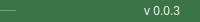
              <widget class="QFrame" name="bottomBar">
               <property name="minimumSize">
                <size>
                 <width>0</width>
                 <height>22</height>
                </size>
               </property>
               <property name="maximumSize">
                <size>
                 <width>16777215</width>
                 <height>22</height>
                </size>
               </property>
               <property name="palette">
                <palette>
                 <active>
                  <colorrole role="WindowText">
                   <brush brushstyle="SolidPattern">
                    <color alpha="255">
                     <red>51</red>
                     <green>51</green>
                     <blue>51</blue>
                    </color>
                   </brush>
                  </colorrole>
                  <colorrole role="Button">
                   <brush brushstyle="SolidPattern">
                    <color alpha="255">
                     <red>59</red>
                     <green>116</green>
                     <blue>71</blue>
                    </color>
                   </brush>
                  </colorrole>
                  <colorrole role="Text">
                   <brush brushstyle="SolidPattern">
                    <color alpha="255">
                     <red>51</red>
                     <green>51</green>
                     <blue>51</blue>
                    </color>
                   </brush>
                  </colorrole>
                  <colorrole role="ButtonText">
                   <brush brushstyle="SolidPattern">
                    <color alpha="255">
                     <red>51</red>
                     <green>51</green>
                     <blue>51</blue>
                    </color>
                   </brush>
                  </colorrole>
                  <colorrole role="Base">
                   <brush brushstyle="SolidPattern">
                    <color alpha="255">
                     <red>59</red>
                     <green>116</green>
                     <blue>71</blue>
                    </color>
                   </brush>
                  </colorrole>
                  <colorrole role="Window">
                   <brush brushstyle="SolidPattern">
                    <color alpha="255">
                     <red>59</red>
                     <green>116</green>
                     <blue>71</blue>
                    </color>
                   </brush>
                  </colorrole>
                  <colorrole role="PlaceholderText">
                   <brush brushstyle="SolidPattern">
                    <color alpha="255">
                     <red>51</red>
                     <green>51</green>
                     <blue>51</blue>
                    </color>
                   </brush>
                  </colorrole>
                 </active>
                 <inactive>
                  <colorrole role="WindowText">
                   <brush brushstyle="SolidPattern">
                    <color alpha="255">
                     <red>51</red>
                     <green>51</green>
                     <blue>51</blue>
                    </color>
                   </brush>
                  </colorrole>
                  <colorrole role="Button">
                   <brush brushstyle="SolidPattern">
                    <color alpha="255">
                     <red>59</red>
                     <green>116</green>
                     <blue>71</blue>
                    </color>
                   </brush>
                  </colorrole>
                  <colorrole role="Text">
                   <brush brushstyle="SolidPattern">
                    <color alpha="255">
                     <red>51</red>
                     <green>51</green>
                     <blue>51</blue>
                    </color>
                   </brush>
                  </colorrole>
                  <colorrole role="ButtonText">
                   <brush brushstyle="SolidPattern">
                    <color alpha="255">
                     <red>51</red>
                     <green>51</green>
                     <blue>51</blue>
                    </color>
                   </brush>
                  </colorrole>
                  <colorrole role="Base">
                   <brush brushstyle="SolidPattern">
                    <color alpha="255">
                     <red>59</red>
                     <green>116</green>
                     <blue>71</blue>
                    </color>
                   </brush>
                  </colorrole>
                  <colorrole role="Window">
                   <brush brushstyle="SolidPattern">
                    <color alpha="255">
                     <red>59</red>
                     <green>116</green>
                     <blue>71</blue>
                    </color>
                   </brush>
                  </colorrole>
                  <colorrole role="PlaceholderText">
                   <brush brushstyle="SolidPattern">
                    <color alpha="255">
                     <red>51</red>
                     <green>51</green>
                     <blue>51</blue>
                    </color>
                   </brush>
                  </colorrole>
                 </inactive>
                 <disabled>
                  <colorrole role="WindowText">
                   <brush brushstyle="SolidPattern">
                    <color alpha="255">
                     <red>51</red>
                     <green>51</green>
                     <blue>51</blue>
                    </color>
                   </brush>
                  </colorrole>
                  <colorrole role="Button">
                   <brush brushstyle="SolidPattern">
                    <color alpha="255">
                     <red>59</red>
                     <green>116</green>
                     <blue>71</blue>
                    </color>
                   </brush>
                  </colorrole>
                  <colorrole role="Text">
                   <brush brushstyle="SolidPattern">
                    <color alpha="255">
                     <red>51</red>
                     <green>51</green>
                     <blue>51</blue>
                    </color>
                   </brush>
                  </colorrole>
                  <colorrole role="ButtonText">
                   <brush brushstyle="SolidPattern">
                    <color alpha="255">
                     <red>51</red>
                     <green>51</green>
                     <blue>51</blue>
                    </color>
                   </brush>
                  </colorrole>
                  <colorrole role="Base">
                   <brush brushstyle="SolidPattern">
                    <color alpha="255">
                     <red>59</red>
                     <green>116</green>
                     <blue>71</blue>
                    </color>
                   </brush>
                  </colorrole>
                  <colorrole role="Window">
                   <brush brushstyle="SolidPattern">
                    <color alpha="255">
                     <red>59</red>
                     <green>116</green>
                     <blue>71</blue>
                    </color>
                   </brush>
                  </colorrole>
                  <colorrole role="PlaceholderText">
                   <brush brushstyle="SolidPattern">
                    <color alpha="255">
                     <red>51</red>
                     <green>51</green>
                     <blue>51</blue>
                    </color>
                   </brush>
                  </colorrole>
                 </disabled>
                </palette>
               </property>
               <property name="frameShape">
                <enum>QFrame::NoFrame</enum>
               </property>
               <property name="frameShadow">
                <enum>QFrame::Raised</enum>
               </property>
               <layout class="QHBoxLayout" name="horizontalLayout_5">
                <property name="spacing">
                 <number>0</number>
                </property>
                <property name="leftMargin">
                 <number>0</number>
                </property>
                <property name="topMargin">
                 <number>0</number>
                </property>
                <property name="rightMargin">
                 <number>0</number>
                </property>
                <property name="bottomMargin">
                 <number>0</number>
                </property>
                <item>
                 <widget class="QLabel" name="creditsLabel">
                  <property name="maximumSize">
                   <size>
                    <width>16777215</width>
                    <height>16</height>
                   </size>
                  </property>
                  <property name="palette">
                   <palette>
                    <active>
                     <colorrole role="WindowText">
                      <brush brushstyle="SolidPattern">
                       <color alpha="255">
                        <red>248</red>
                        <green>248</green>
                        <blue>242</blue>
                       </color>
                      </brush>
                     </colorrole>
                     <colorrole role="Text">
                      <brush brushstyle="SolidPattern">
                       <color alpha="255">
                        <red>248</red>
                        <green>248</green>
                        <blue>242</blue>
                       </color>
                      </brush>
                     </colorrole>
                     <colorrole role="ButtonText">
                      <brush brushstyle="SolidPattern">
                       <color alpha="255">
                        <red>248</red>
                        <green>248</green>
                        <blue>242</blue>
                       </color>
                      </brush>
                     </colorrole>
                     <colorrole role="PlaceholderText">
                      <brush brushstyle="SolidPattern">
                       <color alpha="255">
                        <red>248</red>
                        <green>248</green>
                        <blue>242</blue>
                       </color>
                      </brush>
                     </colorrole>
                    </active>
                    <inactive>
                     <colorrole role="WindowText">
                      <brush brushstyle="SolidPattern">
                       <color alpha="255">
                        <red>248</red>
                        <green>248</green>
                        <blue>242</blue>
                       </color>
                      </brush>
                     </colorrole>
                     <colorrole role="Text">
                      <brush brushstyle="SolidPattern">
                       <color alpha="255">
                        <red>248</red>
                        <green>248</green>
                        <blue>242</blue>
                       </color>
                      </brush>
                     </colorrole>
                     <colorrole role="ButtonText">
                      <brush brushstyle="SolidPattern">
                       <color alpha="255">
                        <red>248</red>
                        <green>248</green>
                        <blue>242</blue>
                       </color>
                      </brush>
                     </colorrole>
                     <colorrole role="PlaceholderText">
                      <brush brushstyle="SolidPattern">
                       <color alpha="255">
                        <red>248</red>
                        <green>248</green>
                        <blue>242</blue>
                       </color>
                      </brush>
                     </colorrole>
                    </inactive>
                    <disabled>
                     <colorrole role="WindowText">
                      <brush brushstyle="SolidPattern">
                       <color alpha="255">
                        <red>248</red>
                        <green>248</green>
                        <blue>242</blue>
                       </color>
                      </brush>
                     </colorrole>
                     <colorrole role="Text">
                      <brush brushstyle="SolidPattern">
                       <color alpha="255">
                        <red>248</red>
                        <green>248</green>
                        <blue>242</blue>
                       </color>
                      </brush>
                     </colorrole>
                     <colorrole role="ButtonText">
                      <brush brushstyle="SolidPattern">
                       <color alpha="255">
                        <red>248</red>
                        <green>248</green>
                        <blue>242</blue>
                       </color>
                      </brush>
                     </colorrole>
                     <colorrole role="PlaceholderText">
                      <brush brushstyle="SolidPattern">
                       <color alpha="255">
                        <red>248</red>
                        <green>248</green>
                        <blue>242</blue>
                       </color>
                      </brush>
                     </colorrole>
                    </disabled>
                   </palette>
                  </property>
                  <property name="font">
                   <font>
                    <pointsize>-1</pointsize>
                    <italic>false</italic>
                    <bold>false</bold>
                   </font>
                  </property>
                  <property name="text">
                   <string>Conectado al servidor correctamente</string>
                  </property>
                  <property name="alignment">
                   <set>Qt::AlignLeading|Qt::AlignLeft|Qt::AlignVCenter</set>
                  </property>
                 </widget>
                </item>
                <item>
                 <widget class="QLabel" name="version">
                  <property name="palette">
                   <palette>
                    <active>
                     <colorrole role="WindowText">
                      <brush brushstyle="SolidPattern">
                       <color alpha="255">
                        <red>248</red>
                        <green>248</green>
                        <blue>242</blue>
                       </color>
                      </brush>
                     </colorrole>
                     <colorrole role="Text">
                      <brush brushstyle="SolidPattern">
                       <color alpha="255">
                        <red>248</red>
                        <green>248</green>
                        <blue>242</blue>
                       </color>
                      </brush>
                     </colorrole>
                     <colorrole role="ButtonText">
                      <brush brushstyle="SolidPattern">
                       <color alpha="255">
                        <red>248</red>
                        <green>248</green>
                        <blue>242</blue>
                       </color>
                      </brush>
                     </colorrole>
                     <colorrole role="PlaceholderText">
                      <brush brushstyle="SolidPattern">
                       <color alpha="255">
                        <red>248</red>
                        <green>248</green>
                        <blue>242</blue>
                       </color>
                      </brush>
                     </colorrole>
                    </active>
                    <inactive>
                     <colorrole role="WindowText">
                      <brush brushstyle="SolidPattern">
                       <color alpha="255">
                        <red>248</red>
                        <green>248</green>
                        <blue>242</blue>
                       </color>
                      </brush>
                     </colorrole>
                     <colorrole role="Text">
                      <brush brushstyle="SolidPattern">
                       <color alpha="255">
                        <red>248</red>
                        <green>248</green>
                        <blue>242</blue>
                       </color>
                      </brush>
                     </colorrole>
                     <colorrole role="ButtonText">
                      <brush brushstyle="SolidPattern">
                       <color alpha="255">
                        <red>248</red>
                        <green>248</green>
                        <blue>242</blue>
                       </color>
                      </brush>
                     </colorrole>
                     <colorrole role="PlaceholderText">
                      <brush brushstyle="SolidPattern">
                       <color alpha="255">
                        <red>248</red>
                        <green>248</green>
                        <blue>242</blue>
                       </color>
                      </brush>
                     </colorrole>
                    </inactive>
                    <disabled>
                     <colorrole role="WindowText">
                      <brush brushstyle="SolidPattern">
                       <color alpha="255">
                        <red>248</red>
                        <green>248</green>
                        <blue>242</blue>
                       </color>
                      </brush>
                     </colorrole>
                     <colorrole role="Text">
                      <brush brushstyle="SolidPattern">
                       <color alpha="255">
                        <red>248</red>
                        <green>248</green>
                        <blue>242</blue>
                       </color>
                      </brush>
                     </colorrole>
                     <colorrole role="ButtonText">
                      <brush brushstyle="SolidPattern">
                       <color alpha="255">
                        <red>248</red>
                        <green>248</green>
                        <blue>242</blue>
                       </color>
                      </brush>
                     </colorrole>
                     <colorrole role="PlaceholderText">
                      <brush brushstyle="SolidPattern">
                       <color alpha="255">
                        <red>248</red>
                        <green>248</green>
                        <blue>242</blue>
                       </color>
                      </brush>
                     </colorrole>
                    </disabled>
                   </palette>
                  </property>
                  <property name="text">
                   <string>v 0.0.3</string>
                  </property>
                  <property name="alignment">
                   <set>Qt::AlignRight|Qt::AlignTrailing|Qt::AlignVCenter</set>
                  </property>
                 </widget>
                </item>
                <item>
                 <widget class="QFrame" name="frame_size_grip">
                  <property name="minimumSize">
                   <size>
                    <width>20</width>
                    <height>0</height>
                   </size>
                  </property>
                  <property name="maximumSize">
                   <size>
                    <width>20</width>
                    <height>16777215</height>
                   </size>
                  </property>
                  <property name="palette">
                   <palette>
                    <active>
                     <colorrole role="WindowText">
                      <brush brushstyle="SolidPattern">
                       <color alpha="255">
                        <red>51</red>
                        <green>51</green>
                        <blue>51</blue>
                       </color>
                      </brush>
                     </colorrole>
                     <colorrole role="Text">
                      <brush brushstyle="SolidPattern">
                       <color alpha="255">
                        <red>51</red>
                        <green>51</green>
                        <blue>51</blue>
                       </color>
                      </brush>
                     </colorrole>
                     <colorrole role="ButtonText">
                      <brush brushstyle="SolidPattern">
                       <color alpha="255">
                        <red>51</red>
                        <green>51</green>
                        <blue>51</blue>
                       </color>
                      </brush>
                     </colorrole>
                     <colorrole role="PlaceholderText">
                      <brush brushstyle="SolidPattern">
                       <color alpha="255">
                        <red>51</red>
                        <green>51</green>
                        <blue>51</blue>
                       </color>
                      </brush>
                     </colorrole>
                    </active>
                    <inactive>
                     <colorrole role="WindowText">
                      <brush brushstyle="SolidPattern">
                       <color alpha="255">
                        <red>51</red>
                        <green>51</green>
                        <blue>51</blue>
                       </color>
                      </brush>
                     </colorrole>
                     <colorrole role="Text">
                      <brush brushstyle="SolidPattern">
                       <color alpha="255">
                        <red>51</red>
                        <green>51</green>
                        <blue>51</blue>
                       </color>
                      </brush>
                     </colorrole>
                     <colorrole role="ButtonText">
                      <brush brushstyle="SolidPattern">
                       <color alpha="255">
                        <red>51</red>
                        <green>51</green>
                        <blue>51</blue>
                       </color>
                      </brush>
                     </colorrole>
                     <colorrole role="PlaceholderText">
                      <brush brushstyle="SolidPattern">
                       <color alpha="255">
                        <red>51</red>
                        <green>51</green>
                        <blue>51</blue>
                       </color>
                      </brush>
                     </colorrole>
                    </inactive>
                    <disabled>
                     <colorrole role="WindowText">
                      <brush brushstyle="SolidPattern">
                       <color alpha="255">
                        <red>51</red>
                        <green>51</green>
                        <blue>51</blue>
                       </color>
                      </brush>
                     </colorrole>
                     <colorrole role="Text">
                      <brush brushstyle="SolidPattern">
                       <color alpha="255">
                        <red>51</red>
                        <green>51</green>
                        <blue>51</blue>
                       </color>
                      </brush>
                     </colorrole>
                     <colorrole role="ButtonText">
                      <brush brushstyle="SolidPattern">
                       <color alpha="255">
                        <red>51</red>
                        <green>51</green>
                        <blue>51</blue>
                       </color>
                      </brush>
                     </colorrole>
                     <colorrole role="PlaceholderText">
                      <brush brushstyle="SolidPattern">
                       <color alpha="255">
                        <red>51</red>
                        <green>51</green>
                        <blue>51</blue>
                       </color>
                      </brush>
                     </colorrole>
                    </disabled>
                   </palette>
                  </property>
                  <property name="frameShape">
                   <enum>QFrame::NoFrame</enum>
                  </property>
                  <property name="frameShadow">
                   <enum>QFrame::Raised</enum>
                  </property>
                 </widget>
                </item>
               </layout>
              </widget>
